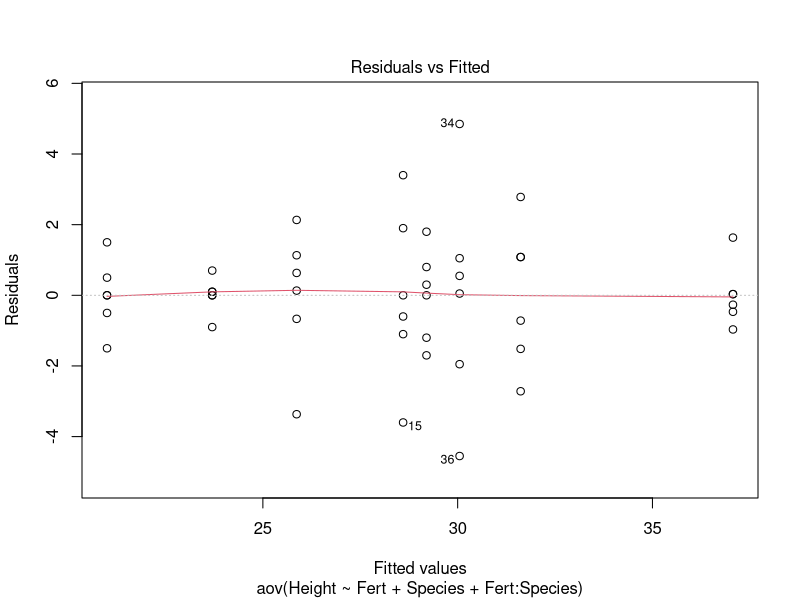
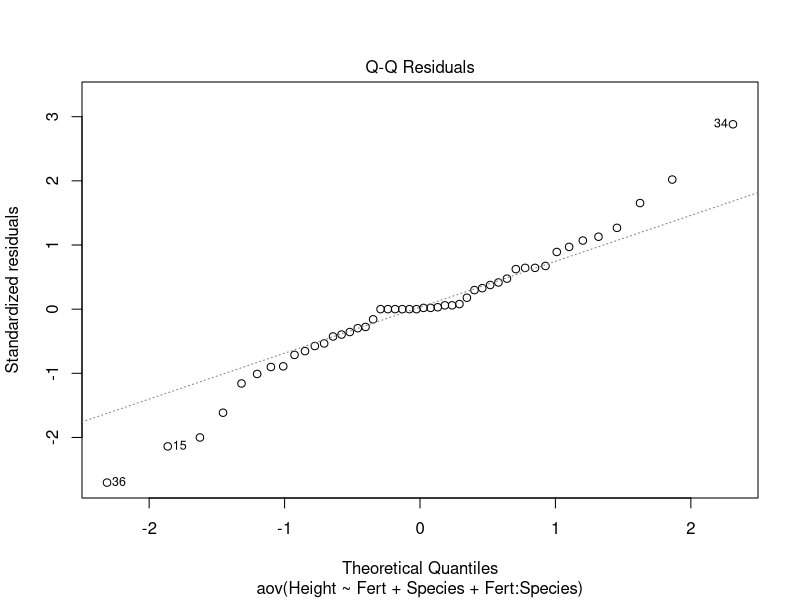
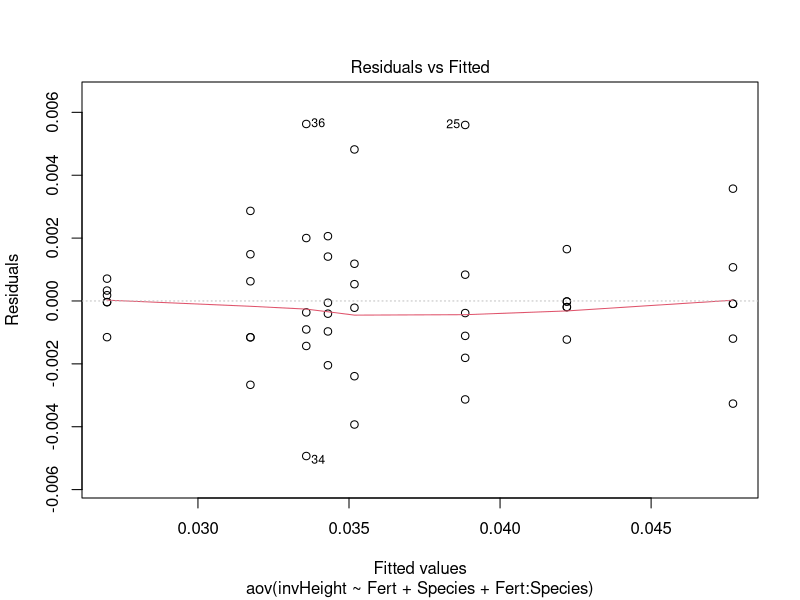
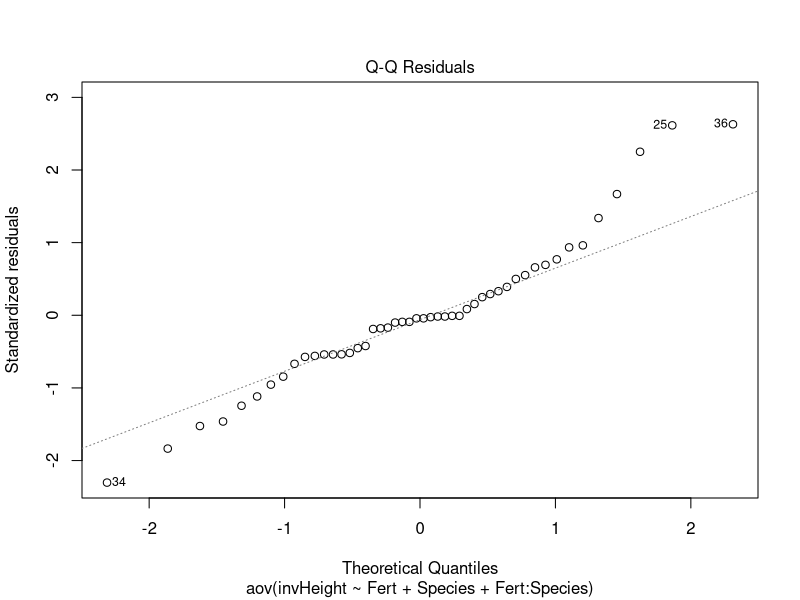
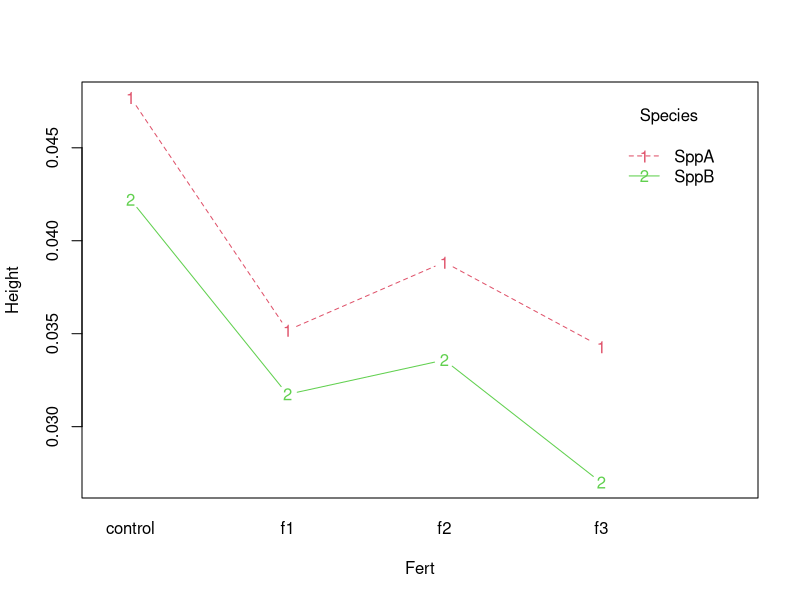

Generate these figures, in order, with R: (Note: this script raises an error after producing the figures.)
## ---- chunk 1
knitr::opts_chunk$set(echo = TRUE)
## ---- chunk 2
Fert<-c(rep("control", 12), rep("f1", 12), rep("f2", 12), rep("f3", 12))
Species<-c(rep(c(rep("SppA", 6), rep("SppB", 6)),4))
Height<-c(21.0, 19.5, 22.5, 21.5, 20.5, 21.0, 23.7, 23.8, 23.8, 23.7, 22.8, 24.4, 32.0,
          30.5, 25.0, 27.5, 28.0, 28.6, 30.1, 28.9, 30.9, 34.4, 32.7, 32.7, 22.5, 26.0,
          28.0, 27.0, 26.5, 25.2, 30.6, 31.1, 28.1, 34.9, 30.1, 25.5, 28.0, 27.5, 31.0,
          29.5, 30.0, 29.2, 36.1, 36.6, 38.7, 37.1, 36.8, 37.1)
df<-data.frame(Fert=Fert, Species=Species, Height=Height)

## ---- chunk 3
library(car)
model1 = aov(Height ~ Fert + Species + Fert:Species, data = df)
Anova(model1, type = "III")
plot(model1, which = c(1, 2))
df$invHeight = 1 / (df$Height)
model2 = aov(invHeight ~ Fert + Species + Fert:Species, data = df)
Anova(model2, type = "III")
plot(model2, which = c(1, 2))
## ---- chunk 4
model3 = aov(invHeight ~ Fert + Species, data = df)
anova(model3)
## ---- chunk 5
interaction.plot(x.factor= df$Fert, trace.factor = df$Species, response = df$invHeight,
                 type = "b", col = 2:3, xlab = "Fert", ylab = "Height", 
                 trace.label = "Species" )
library(lsmeans)
lsm.fert = lsmeans(model2, ~ Fert)
contrast(lsm.fert, method = "pairwise")
lsm.species = lsmeans(model2, ~ Species)
contrast(lsm.species, method = "pairwise")
## ---- chunk 6
library(multcompView)
library(multcomp)
lsm.inter = lsmeans(model2, ~ Fert:Species)
CLD(lsm.inter)
## ---- chunk 7
A<-c(rep(1, 10), rep(2, 10))
B<-rep(c(c(rep(1, 5), rep(2, 5))), 2)
resp<-c(12.9, 11.3, 11.7, 12.1, 12.3, 13.7, 12.8, 13.6, 13.1, 13.5, 14.2, 14.5, 13.9,
        13.6, 14.4, 13.5, 13.1, 13.3, 13.1, 13.4)
df<-data.frame(A=A, B=B, resp=resp)
## ---- chunk 8
model4 = aov(resp ~ A + B + A:B, data = df)
Anova(model4, type = "III")
plot(model4, which = c(1, 2))
df$sqresp = (df$resp)^2
model5 = aov(sqresp ~ A + B + A:B, data = df)
Anova(model5, type = "III")
plot(model5, which = c(1, 2))
## ---- chunk 9
model6 = aov(sqresp ~ A + B, data = df)
anova(model6)
## ---- chunk 10
interaction.plot(x.factor= df$A, trace.factor = df$B, response = df$sqresp,
                 type = "b", col = 2:3, xlab = "A", ylab = "B", trace.label = "Resp" )
lsmA = lsmeans(model5, ~ A)
contrast(lsmA, method = "pairwise")
lsmB = lsmeans(model5, ~ B)
contrast(lsmB, method = "pairwise")
## ---- chunk 11
lsm.inter = lsmeans(model5, ~ A:B)
CLD(lsm.inter)
